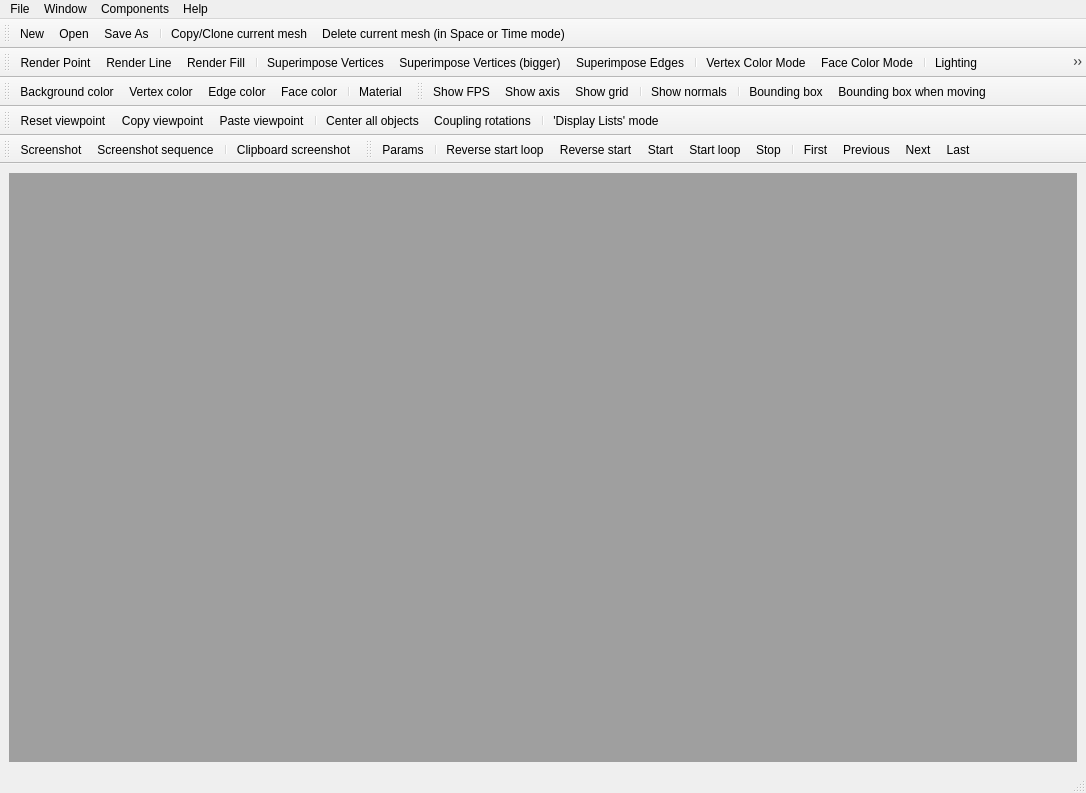
<?xml version="1.0" encoding="UTF-8"?>
<ui version="4.0">
 <class>mainwindow</class>
 <widget class="QMainWindow" name="mainwindow">
  <property name="geometry">
   <rect>
    <x>0</x>
    <y>0</y>
    <width>1086</width>
    <height>793</height>
   </rect>
  </property>
  <property name="windowTitle">
   <string>MEPP</string>
  </property>
  <property name="windowIcon">
   <iconset resource="mepp.qrc">
    <normaloff>:/logo/Pictures/MEPP.png</normaloff>:/logo/Pictures/MEPP.png</iconset>
  </property>
  <widget class="QWidget" name="centralwidget">
   <layout class="QGridLayout" name="gridLayout">
    <item row="0" column="0">
     <widget class="MdiArea" name="mdiArea">
      <property name="verticalScrollBarPolicy">
       <enum>Qt::ScrollBarAsNeeded</enum>
      </property>
      <property name="horizontalScrollBarPolicy">
       <enum>Qt::ScrollBarAsNeeded</enum>
      </property>
     </widget>
    </item>
   </layout>
  </widget>
  <widget class="QMenuBar" name="menubar">
   <property name="geometry">
    <rect>
     <x>0</x>
     <y>0</y>
     <width>1086</width>
     <height>21</height>
    </rect>
   </property>
   <widget class="QMenu" name="menuFile">
    <property name="title">
     <string>File</string>
    </property>
    <addaction name="actionNew"/>
    <addaction name="actionOpen"/>
    <addaction name="actionOpen_space"/>
    <addaction name="actionOpen_time"/>
    <addaction name="actionOpen_and_Add_space"/>
    <addaction name="actionOpen_and_Add_time"/>
    <addaction name="actionSave_As"/>
    <addaction name="actionClose"/>
    <addaction name="separator"/>
    <addaction name="actionClone"/>
    <addaction name="actionDelete"/>
    <addaction name="separator"/>
    <addaction name="actionExit"/>
   </widget>
   <widget class="QMenu" name="menuWindow">
    <property name="title">
     <string>Window</string>
    </property>
    <addaction name="actionClose_Window"/>
    <addaction name="actionClose_All"/>
    <addaction name="separator"/>
    <addaction name="actionTile"/>
    <addaction name="actionCascade"/>
    <addaction name="separator"/>
    <addaction name="actionNext"/>
    <addaction name="actionPrevious"/>
    <addaction name="separator"/>
    <addaction name="actionChange_MDI_View_Mode"/>
    <addaction name="separator"/>
    <addaction name="actionChange_Viewer_Mode_Space_Time"/>
   </widget>
   <widget class="QMenu" name="menuHelp">
    <property name="title">
     <string>Help</string>
    </property>
    <addaction name="actionAbout"/>
    <addaction name="actionAbout_Qt"/>
    <addaction name="actionAbout_QGLViewer"/>
    <addaction name="actionAbout_CGAL"/>
   </widget>
   <widget class="QMenu" name="menuComponents">
    <property name="title">
     <string>Components</string>
    </property>
    <widget class="QMenu" name="menuTools">
     <property name="title">
      <string>Tools / Processing</string>
     </property>
     <addaction name="separator"/>
    </widget>
    <widget class="QMenu" name="menuDistance_Quality_measure">
     <property name="title">
      <string>Distance / Quality measure</string>
     </property>
     <addaction name="separator"/>
    </widget>
    <widget class="QMenu" name="menuAnalysis_Filtering">
     <property name="title">
      <string>Analysis / Filtering</string>
     </property>
     <addaction name="separator"/>
    </widget>
    <widget class="QMenu" name="menuSegmentation">
     <property name="title">
      <string>Segmentation</string>
     </property>
     <addaction name="separator"/>
    </widget>
    <widget class="QMenu" name="menuRemeshing_Subdivision">
     <property name="title">
      <string>Remeshing / Subdivision</string>
     </property>
     <addaction name="separator"/>
    </widget>
    <widget class="QMenu" name="menuCompression">
     <property name="title">
      <string>Compression</string>
     </property>
     <addaction name="separator"/>
    </widget>
    <widget class="QMenu" name="menuWatermaking">
     <property name="title">
      <string>Watermaking</string>
     </property>
     <addaction name="separator"/>
    </widget>
    <widget class="QMenu" name="menuExamples">
     <property name="title">
      <string>Examples</string>
     </property>
     <addaction name="separator"/>
    </widget>
    <addaction name="menuTools"/>
    <addaction name="menuDistance_Quality_measure"/>
    <addaction name="menuAnalysis_Filtering"/>
    <addaction name="menuSegmentation"/>
    <addaction name="menuRemeshing_Subdivision"/>
    <addaction name="menuCompression"/>
    <addaction name="menuWatermaking"/>
    <addaction name="separator"/>
    <addaction name="menuExamples"/>
   </widget>
   <addaction name="menuFile"/>
   <addaction name="menuWindow"/>
   <addaction name="menuComponents"/>
   <addaction name="menuHelp"/>
  </widget>
  <widget class="QStatusBar" name="statusbar"/>
  <widget class="QToolBar" name="Toolbar_file">
   <property name="windowTitle">
    <string>Toolbar_file</string>
   </property>
   <attribute name="toolBarArea">
    <enum>TopToolBarArea</enum>
   </attribute>
   <attribute name="toolBarBreak">
    <bool>false</bool>
   </attribute>
   <addaction name="actionNew"/>
   <addaction name="actionOpen"/>
   <addaction name="actionSave_As"/>
   <addaction name="separator"/>
   <addaction name="actionClone"/>
   <addaction name="actionDelete"/>
  </widget>
  <widget class="QToolBar" name="Toolbar_viewer">
   <property name="windowTitle">
    <string>Toolbar_viewer</string>
   </property>
   <attribute name="toolBarArea">
    <enum>TopToolBarArea</enum>
   </attribute>
   <attribute name="toolBarBreak">
    <bool>true</bool>
   </attribute>
   <addaction name="actionRender_Point"/>
   <addaction name="actionRender_Line"/>
   <addaction name="actionRender_Fill"/>
   <addaction name="separator"/>
   <addaction name="actionSuperimpose_Vertices"/>
   <addaction name="actionSuperimpose_Vertices_big"/>
   <addaction name="actionSuperimpose_Edges"/>
   <addaction name="separator"/>
   <addaction name="actionVertex_Color"/>
   <addaction name="actionFace_Color"/>
   <addaction name="separator"/>
   <addaction name="actionLighting"/>
   <addaction name="actionSmooth_Shading"/>
   <addaction name="separator"/>
   <addaction name="actionAntialiasing"/>
   <addaction name="actionCulling"/>
  </widget>
  <widget class="QToolBar" name="Toolbar_color">
   <property name="windowTitle">
    <string>Toolbar_color</string>
   </property>
   <attribute name="toolBarArea">
    <enum>TopToolBarArea</enum>
   </attribute>
   <attribute name="toolBarBreak">
    <bool>true</bool>
   </attribute>
   <addaction name="actionBackground_color"/>
   <addaction name="actionVertex_color"/>
   <addaction name="actionEdge_color"/>
   <addaction name="actionFace_color"/>
   <addaction name="separator"/>
   <addaction name="actionMaterial"/>
  </widget>
  <widget class="QToolBar" name="Toolbar_show">
   <property name="windowTitle">
    <string>Toolbar_show</string>
   </property>
   <attribute name="toolBarArea">
    <enum>TopToolBarArea</enum>
   </attribute>
   <attribute name="toolBarBreak">
    <bool>false</bool>
   </attribute>
   <addaction name="actionShow_FPS"/>
   <addaction name="actionShow_axis"/>
   <addaction name="actionShow_grid"/>
   <addaction name="separator"/>
   <addaction name="actionShow_normals"/>
   <addaction name="separator"/>
   <addaction name="actionBounding_box"/>
   <addaction name="actionBounding_box_when_moving"/>
  </widget>
  <widget class="QToolBar" name="Toolbar_view">
   <property name="windowTitle">
    <string>Toolbar_view</string>
   </property>
   <attribute name="toolBarArea">
    <enum>TopToolBarArea</enum>
   </attribute>
   <attribute name="toolBarBreak">
    <bool>true</bool>
   </attribute>
   <addaction name="actionReset_viewpoint"/>
   <addaction name="actionCopy_viewpoint"/>
   <addaction name="actionPaste_viewpoint"/>
   <addaction name="separator"/>
   <addaction name="actionCenter_all_objects"/>
   <addaction name="actionCouplingRotations"/>
   <addaction name="separator"/>
   <addaction name="actionVBO"/>
  </widget>
  <widget class="QToolBar" name="Toolbar_capture">
   <property name="windowTitle">
    <string>Toolbar_capture</string>
   </property>
   <attribute name="toolBarArea">
    <enum>TopToolBarArea</enum>
   </attribute>
   <attribute name="toolBarBreak">
    <bool>true</bool>
   </attribute>
   <addaction name="actionScreenshot"/>
   <addaction name="actionScreenshot_sequence"/>
   <addaction name="separator"/>
   <addaction name="actionClipboard_screenshot"/>
  </widget>
  <widget class="QToolBar" name="Toolbar_dynamic">
   <property name="windowTitle">
    <string>Toolbar_dynamic</string>
   </property>
   <attribute name="toolBarArea">
    <enum>TopToolBarArea</enum>
   </attribute>
   <attribute name="toolBarBreak">
    <bool>false</bool>
   </attribute>
   <addaction name="actionParams"/>
   <addaction name="separator"/>
   <addaction name="actionReverse_start_loop"/>
   <addaction name="actionReverse_start"/>
   <addaction name="actionStart"/>
   <addaction name="actionStart_loop"/>
   <addaction name="actionStop"/>
   <addaction name="separator"/>
   <addaction name="actionDynFirst"/>
   <addaction name="actionDynPrevious"/>
   <addaction name="actionDynNext"/>
   <addaction name="actionDynLast"/>
  </widget>
  <action name="actionNew">
   <property name="icon">
    <iconset resource="mepp.qrc">
     <normaloff>:/icons/Pictures/Icons/new.png</normaloff>:/icons/Pictures/Icons/new.png</iconset>
   </property>
   <property name="text">
    <string>New</string>
   </property>
   <property name="statusTip">
    <string>New</string>
   </property>
  </action>
  <action name="actionOpen">
   <property name="icon">
    <iconset resource="mepp.qrc">
     <normaloff>:/icons/Pictures/Icons/open.png</normaloff>:/icons/Pictures/Icons/open.png</iconset>
   </property>
   <property name="text">
    <string>Open...</string>
   </property>
  </action>
  <action name="actionOpen_and_Add_space">
   <property name="text">
    <string>Open and Add (space)...</string>
   </property>
  </action>
  <action name="actionSave_As">
   <property name="icon">
    <iconset resource="mepp.qrc">
     <normaloff>:/icons/Pictures/Icons/save.png</normaloff>:/icons/Pictures/Icons/save.png</iconset>
   </property>
   <property name="text">
    <string>Save As...</string>
   </property>
  </action>
  <action name="actionClose">
   <property name="text">
    <string>Close</string>
   </property>
  </action>
  <action name="actionExit">
   <property name="text">
    <string>Exit</string>
   </property>
  </action>
  <action name="actionClose_Window">
   <property name="text">
    <string>Close</string>
   </property>
  </action>
  <action name="actionClose_All">
   <property name="text">
    <string>Close All</string>
   </property>
  </action>
  <action name="actionTile">
   <property name="text">
    <string>Tile</string>
   </property>
  </action>
  <action name="actionCascade">
   <property name="text">
    <string>Cascade</string>
   </property>
  </action>
  <action name="actionNext">
   <property name="text">
    <string>Next</string>
   </property>
  </action>
  <action name="actionPrevious">
   <property name="text">
    <string>Previous</string>
   </property>
  </action>
  <action name="actionAbout">
   <property name="text">
    <string>About</string>
   </property>
  </action>
  <action name="actionOpen_and_Add_time">
   <property name="text">
    <string>Open and Add (time)...</string>
   </property>
  </action>
  <action name="actionAbout_Qt">
   <property name="text">
    <string>About Qt</string>
   </property>
  </action>
  <action name="actionLighting">
   <property name="checkable">
    <bool>true</bool>
   </property>
   <property name="enabled">
    <bool>true</bool>
   </property>
   <property name="icon">
    <iconset resource="mepp.qrc">
     <normaloff>:/icons/Pictures/Icons/_Lighting.png</normaloff>:/icons/Pictures/Icons/_Lighting.png</iconset>
   </property>
   <property name="text">
    <string>Lighting</string>
   </property>
  </action>
  <action name="actionAntialiasing">
   <property name="checkable">
    <bool>true</bool>
   </property>
   <property name="enabled">
    <bool>true</bool>
   </property>
   <property name="icon">
    <iconset resource="mepp.qrc">
     <normaloff>:/icons/Pictures/Icons/_Antialiasing.png</normaloff>:/icons/Pictures/Icons/_Antialiasing.png</iconset>
   </property>
   <property name="text">
    <string>Antialiasing</string>
   </property>
  </action>
  <action name="actionVertex_Color">
   <property name="checkable">
    <bool>true</bool>
   </property>
   <property name="icon">
    <iconset resource="mepp.qrc">
     <normaloff>:/icons/Pictures/Icons/_VertexColorMode.png</normaloff>:/icons/Pictures/Icons/_VertexColorMode.png</iconset>
   </property>
   <property name="text">
    <string>Vertex Color Mode</string>
   </property>
  </action>
  <action name="actionFace_Color">
   <property name="checkable">
    <bool>true</bool>
   </property>
   <property name="icon">
    <iconset resource="mepp.qrc">
     <normaloff>:/icons/Pictures/Icons/_FaceColorMode.png</normaloff>:/icons/Pictures/Icons/_FaceColorMode.png</iconset>
   </property>
   <property name="text">
    <string>Face Color Mode</string>
   </property>
  </action>
  <action name="actionRender_Point">
   <property name="checkable">
    <bool>true</bool>
   </property>
   <property name="icon">
    <iconset resource="mepp.qrc">
     <normaloff>:/icons/Pictures/Icons/_Vertices.png</normaloff>:/icons/Pictures/Icons/_Vertices.png</iconset>
   </property>
   <property name="text">
    <string>Render Point</string>
   </property>
  </action>
  <action name="actionRender_Line">
   <property name="checkable">
    <bool>true</bool>
   </property>
   <property name="icon">
    <iconset resource="mepp.qrc">
     <normaloff>:/icons/Pictures/Icons/_Edges.png</normaloff>:/icons/Pictures/Icons/_Edges.png</iconset>
   </property>
   <property name="text">
    <string>Render Line</string>
   </property>
  </action>
  <action name="actionRender_Fill">
   <property name="checkable">
    <bool>true</bool>
   </property>
   <property name="icon">
    <iconset resource="mepp.qrc">
     <normaloff>:/icons/Pictures/Icons/_RenderFill.png</normaloff>:/icons/Pictures/Icons/_RenderFill.png</iconset>
   </property>
   <property name="text">
    <string>Render Fill</string>
   </property>
  </action>
  <action name="actionSuperimpose_Edges">
   <property name="checkable">
    <bool>true</bool>
   </property>
   <property name="icon">
    <iconset resource="mepp.qrc">
     <normaloff>:/icons/Pictures/Icons/_SuperimposeEdges.png</normaloff>:/icons/Pictures/Icons/_SuperimposeEdges.png</iconset>
   </property>
   <property name="text">
    <string>Superimpose Edges</string>
   </property>
  </action>
  <action name="actionSuperimpose_Vertices">
   <property name="checkable">
    <bool>true</bool>
   </property>
   <property name="icon">
    <iconset resource="mepp.qrc">
     <normaloff>:/icons/Pictures/Icons/_SuperimposeVertices.png</normaloff>:/icons/Pictures/Icons/_SuperimposeVertices.png</iconset>
   </property>
   <property name="text">
    <string>Superimpose Vertices</string>
   </property>
  </action>
  <action name="actionSmooth_Shading">
   <property name="checkable">
    <bool>true</bool>
   </property>
   <property name="icon">
    <iconset resource="mepp.qrc">
     <normaloff>:/icons/Pictures/Icons/_Smoothing.png</normaloff>:/icons/Pictures/Icons/_Smoothing.png</iconset>
   </property>
   <property name="text">
    <string>Smooth Shading</string>
   </property>
  </action>
  <action name="actionCulling">
   <property name="checkable">
    <bool>true</bool>
   </property>
   <property name="icon">
    <iconset resource="mepp.qrc">
     <normaloff>:/icons/Pictures/Icons/_Culling.png</normaloff>:/icons/Pictures/Icons/_Culling.png</iconset>
   </property>
   <property name="text">
    <string>Culling</string>
   </property>
  </action>
  <action name="actionParams">
   <property name="icon">
    <iconset resource="mepp.qrc">
     <normaloff>:/icons/Pictures/Icons/_Params.png</normaloff>:/icons/Pictures/Icons/_Params.png</iconset>
   </property>
   <property name="text">
    <string>Params</string>
   </property>
  </action>
  <action name="actionReverse_start">
   <property name="icon">
    <iconset resource="mepp.qrc">
     <normaloff>:/icons/Pictures/Icons/_ReverseStart.png</normaloff>:/icons/Pictures/Icons/_ReverseStart.png</iconset>
   </property>
   <property name="text">
    <string>Reverse start</string>
   </property>
  </action>
  <action name="actionReverse_start_loop">
   <property name="icon">
    <iconset resource="mepp.qrc">
     <normaloff>:/icons/Pictures/Icons/_ReverseStartLoop.png</normaloff>:/icons/Pictures/Icons/_ReverseStartLoop.png</iconset>
   </property>
   <property name="text">
    <string>Reverse start loop</string>
   </property>
  </action>
  <action name="actionStart">
   <property name="icon">
    <iconset resource="mepp.qrc">
     <normaloff>:/icons/Pictures/Icons/_Start.png</normaloff>:/icons/Pictures/Icons/_Start.png</iconset>
   </property>
   <property name="text">
    <string>Start</string>
   </property>
  </action>
  <action name="actionStart_loop">
   <property name="icon">
    <iconset resource="mepp.qrc">
     <normaloff>:/icons/Pictures/Icons/_StartLoop.png</normaloff>:/icons/Pictures/Icons/_StartLoop.png</iconset>
   </property>
   <property name="text">
    <string>Start loop</string>
   </property>
  </action>
  <action name="actionStop">
   <property name="icon">
    <iconset resource="mepp.qrc">
     <normaloff>:/icons/Pictures/Icons/_Stop.png</normaloff>:/icons/Pictures/Icons/_Stop.png</iconset>
   </property>
   <property name="text">
    <string>Stop</string>
   </property>
  </action>
  <action name="actionDynFirst">
   <property name="icon">
    <iconset resource="mepp.qrc">
     <normaloff>:/icons/Pictures/Icons/_First.png</normaloff>:/icons/Pictures/Icons/_First.png</iconset>
   </property>
   <property name="text">
    <string>First</string>
   </property>
  </action>
  <action name="actionDynPrevious">
   <property name="icon">
    <iconset resource="mepp.qrc">
     <normaloff>:/icons/Pictures/Icons/_Previous.png</normaloff>:/icons/Pictures/Icons/_Previous.png</iconset>
   </property>
   <property name="text">
    <string>Previous</string>
   </property>
  </action>
  <action name="actionDynNext">
   <property name="icon">
    <iconset resource="mepp.qrc">
     <normaloff>:/icons/Pictures/Icons/_Next.png</normaloff>:/icons/Pictures/Icons/_Next.png</iconset>
   </property>
   <property name="text">
    <string>Next</string>
   </property>
  </action>
  <action name="actionDynLast">
   <property name="icon">
    <iconset resource="mepp.qrc">
     <normaloff>:/icons/Pictures/Icons/_Last.png</normaloff>:/icons/Pictures/Icons/_Last.png</iconset>
   </property>
   <property name="text">
    <string>Last</string>
   </property>
  </action>
  <action name="actionDelete">
   <property name="icon">
    <iconset resource="mepp.qrc">
     <normaloff>:/icons/Pictures/Icons/cut.png</normaloff>:/icons/Pictures/Icons/cut.png</iconset>
   </property>
   <property name="text">
    <string>Delete current mesh (in Space or Time mode)</string>
   </property>
   <property name="toolTip">
    <string>Delete current mesh (in Space or Time mode)</string>
   </property>
  </action>
  <action name="actionCouplingRotations">
   <property name="checkable">
    <bool>true</bool>
   </property>
   <property name="icon">
    <iconset resource="mepp.qrc">
     <normaloff>:/icons/Pictures/Icons/_CoupleRotations.png</normaloff>:/icons/Pictures/Icons/_CoupleRotations.png</iconset>
   </property>
   <property name="text">
    <string>Coupling rotations</string>
   </property>
  </action>
  <action name="actionShow_entire_scene">
   <property name="text">
    <string>Show entire scene</string>
   </property>
  </action>
  <action name="actionOpen_space">
   <property name="text">
    <string>Open (space)...</string>
   </property>
  </action>
  <action name="actionOpen_time">
   <property name="text">
    <string>Open (time)...</string>
   </property>
  </action>
  <action name="actionAbout_QGLViewer">
   <property name="text">
    <string>About QGLViewer</string>
   </property>
  </action>
  <action name="actionAbout_CGAL">
   <property name="text">
    <string>About CGAL</string>
   </property>
  </action>
  <action name="actionCopy_viewpoint">
   <property name="icon">
    <iconset resource="mepp.qrc">
     <normaloff>:/icons/Pictures/Icons/_CopyViewpoint.png</normaloff>:/icons/Pictures/Icons/_CopyViewpoint.png</iconset>
   </property>
   <property name="text">
    <string>Copy viewpoint</string>
   </property>
  </action>
  <action name="actionPaste_viewpoint">
   <property name="icon">
    <iconset resource="mepp.qrc">
     <normaloff>:/icons/Pictures/Icons/_PasteViewpoint.png</normaloff>:/icons/Pictures/Icons/_PasteViewpoint.png</iconset>
   </property>
   <property name="text">
    <string>Paste viewpoint</string>
   </property>
  </action>
  <action name="actionBackground_color">
   <property name="icon">
    <iconset resource="mepp.qrc">
     <normaloff>:/icons/Pictures/Icons/_BackgroundColor.png</normaloff>:/icons/Pictures/Icons/_BackgroundColor.png</iconset>
   </property>
   <property name="text">
    <string>Background color</string>
   </property>
  </action>
  <action name="actionVertex_color">
   <property name="icon">
    <iconset resource="mepp.qrc">
     <normaloff>:/icons/Pictures/Icons/_PointColor.png</normaloff>:/icons/Pictures/Icons/_PointColor.png</iconset>
   </property>
   <property name="text">
    <string>Vertex color</string>
   </property>
  </action>
  <action name="actionEdge_color">
   <property name="icon">
    <iconset resource="mepp.qrc">
     <normaloff>:/icons/Pictures/Icons/_EdgeColor.png</normaloff>:/icons/Pictures/Icons/_EdgeColor.png</iconset>
   </property>
   <property name="text">
    <string>Edge color</string>
   </property>
  </action>
  <action name="actionClone">
   <property name="icon">
    <iconset resource="mepp.qrc">
     <normaloff>:/icons/Pictures/Icons/copy.png</normaloff>:/icons/Pictures/Icons/copy.png</iconset>
   </property>
   <property name="text">
    <string>Copy/Clone current mesh</string>
   </property>
  </action>
  <action name="actionMaterial">
   <property name="icon">
    <iconset resource="mepp.qrc">
     <normaloff>:/icons/Pictures/Icons/_Material.png</normaloff>:/icons/Pictures/Icons/_Material.png</iconset>
   </property>
   <property name="text">
    <string>Material</string>
   </property>
  </action>
  <action name="actionBounding_box">
   <property name="checkable">
    <bool>true</bool>
   </property>
   <property name="icon">
    <iconset resource="mepp.qrc">
     <normaloff>:/icons/Pictures/Icons/_BoundingBox.png</normaloff>:/icons/Pictures/Icons/_BoundingBox.png</iconset>
   </property>
   <property name="text">
    <string>Bounding box</string>
   </property>
  </action>
  <action name="actionBounding_box_when_moving">
   <property name="checkable">
    <bool>true</bool>
   </property>
   <property name="icon">
    <iconset resource="mepp.qrc">
     <normaloff>:/icons/Pictures/Icons/_BoundingBoxOnMove.png</normaloff>:/icons/Pictures/Icons/_BoundingBoxOnMove.png</iconset>
   </property>
   <property name="text">
    <string>Bounding box when moving</string>
   </property>
  </action>
  <action name="actionScreenshot">
   <property name="icon">
    <iconset resource="mepp.qrc">
     <normaloff>:/icons/Pictures/Icons/_Screenshot.png</normaloff>:/icons/Pictures/Icons/_Screenshot.png</iconset>
   </property>
   <property name="text">
    <string>Screenshot</string>
   </property>
  </action>
  <action name="actionVBO">
   <property name="checkable">
    <bool>true</bool>
   </property>
   <property name="icon">
    <iconset resource="mepp.qrc">
     <normaloff>:/icons/Pictures/Icons/_DL.png</normaloff>:/icons/Pictures/Icons/_DL.png</iconset>
   </property>
   <property name="text">
    <string>'Display Lists' mode</string>
   </property>
  </action>
  <action name="actionFace_color">
   <property name="icon">
    <iconset resource="mepp.qrc">
     <normaloff>:/icons/Pictures/Icons/_FaceColor.png</normaloff>:/icons/Pictures/Icons/_FaceColor.png</iconset>
   </property>
   <property name="text">
    <string>Face color</string>
   </property>
  </action>
  <action name="actionShow_normals">
   <property name="checkable">
    <bool>true</bool>
   </property>
   <property name="icon">
    <iconset resource="mepp.qrc">
     <normaloff>:/icons/Pictures/Icons/_Normals.png</normaloff>:/icons/Pictures/Icons/_Normals.png</iconset>
   </property>
   <property name="text">
    <string>Show normals</string>
   </property>
  </action>
  <action name="actionCenter_all_objects">
   <property name="icon">
    <iconset resource="mepp.qrc">
     <normaloff>:/icons/Pictures/Icons/_CenterAll.png</normaloff>:/icons/Pictures/Icons/_CenterAll.png</iconset>
   </property>
   <property name="text">
    <string>Center all objects</string>
   </property>
  </action>
  <action name="actionScreenshot_sequence">
   <property name="checkable">
    <bool>true</bool>
   </property>
   <property name="icon">
    <iconset resource="mepp.qrc">
     <normaloff>:/icons/Pictures/Icons/_ScreenshotSequence.png</normaloff>:/icons/Pictures/Icons/_ScreenshotSequence.png</iconset>
   </property>
   <property name="text">
    <string>Screenshot sequence</string>
   </property>
  </action>
  <action name="actionShow_FPS">
   <property name="checkable">
    <bool>true</bool>
   </property>
   <property name="icon">
    <iconset resource="mepp.qrc">
     <normaloff>:/icons/Pictures/Icons/_FPS.png</normaloff>:/icons/Pictures/Icons/_FPS.png</iconset>
   </property>
   <property name="text">
    <string>Show FPS</string>
   </property>
  </action>
  <action name="actionShow_axis">
   <property name="checkable">
    <bool>true</bool>
   </property>
   <property name="icon">
    <iconset resource="mepp.qrc">
     <normaloff>:/icons/Pictures/Icons/_Axis.png</normaloff>:/icons/Pictures/Icons/_Axis.png</iconset>
   </property>
   <property name="text">
    <string>Show axis</string>
   </property>
  </action>
  <action name="actionShow_grid">
   <property name="checkable">
    <bool>true</bool>
   </property>
   <property name="icon">
    <iconset resource="mepp.qrc">
     <normaloff>:/icons/Pictures/Icons/_Grid.png</normaloff>:/icons/Pictures/Icons/_Grid.png</iconset>
   </property>
   <property name="text">
    <string>Show grid</string>
   </property>
  </action>
  <action name="actionShow_light">
   <property name="checkable">
    <bool>true</bool>
   </property>
   <property name="text">
    <string>Show light</string>
   </property>
  </action>
  <action name="actionClipboard_screenshot">
   <property name="icon">
    <iconset resource="mepp.qrc">
     <normaloff>:/icons/Pictures/Icons/_Clipboard.png</normaloff>:/icons/Pictures/Icons/_Clipboard.png</iconset>
   </property>
   <property name="text">
    <string>Clipboard screenshot</string>
   </property>
  </action>
  <action name="actionReset_viewpoint">
   <property name="icon">
    <iconset resource="mepp.qrc">
     <normaloff>:/icons/Pictures/Icons/_ShowAll.png</normaloff>:/icons/Pictures/Icons/_ShowAll.png</iconset>
   </property>
   <property name="text">
    <string>Reset viewpoint</string>
   </property>
  </action>
  <action name="actionSuperimpose_Vertices_big">
   <property name="checkable">
    <bool>true</bool>
   </property>
   <property name="icon">
    <iconset resource="mepp.qrc">
     <normaloff>:/icons/Pictures/Icons/_SuperimposeSpheres.png</normaloff>:/icons/Pictures/Icons/_SuperimposeSpheres.png</iconset>
   </property>
   <property name="text">
    <string>Superimpose Vertices (bigger)</string>
   </property>
   <property name="toolTip">
    <string>Superimpose Vertices (bigger)</string>
   </property>
  </action>
  <action name="actionChange_MDI_View_Mode">
   <property name="text">
    <string>Change MDI View Mode (-&gt; to Tabbed View)</string>
   </property>
  </action>
  <action name="actionChange_Viewer_Mode_Space_Time">
   <property name="text">
    <string>Change Viewer Mode (Normal)</string>
   </property>
  </action>
 </widget>
 <customwidgets>
  <customwidget>
   <class>MdiArea</class>
   <extends>QMdiArea</extends>
   <header>mdiarea.hxx</header>
   <container>1</container>
  </customwidget>
 </customwidgets>
 <resources>
  <include location="mepp.qrc"/>
 </resources>
 <connections/>
</ui>
